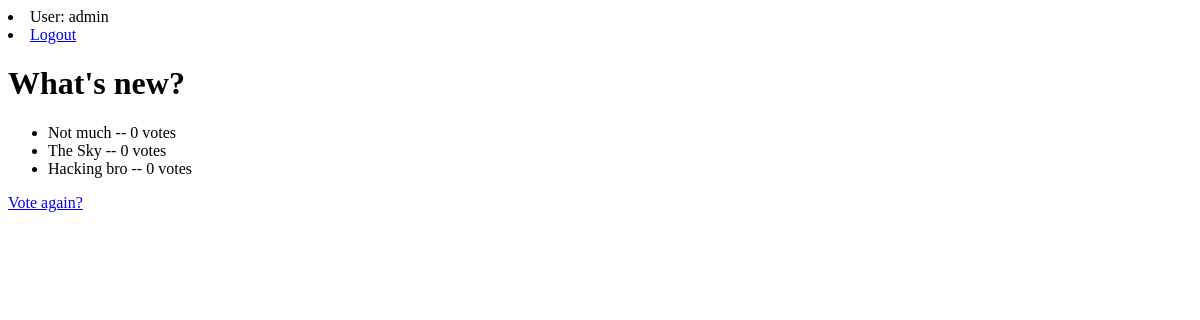
The app's page /polls/1/results/ (signed in), older data.
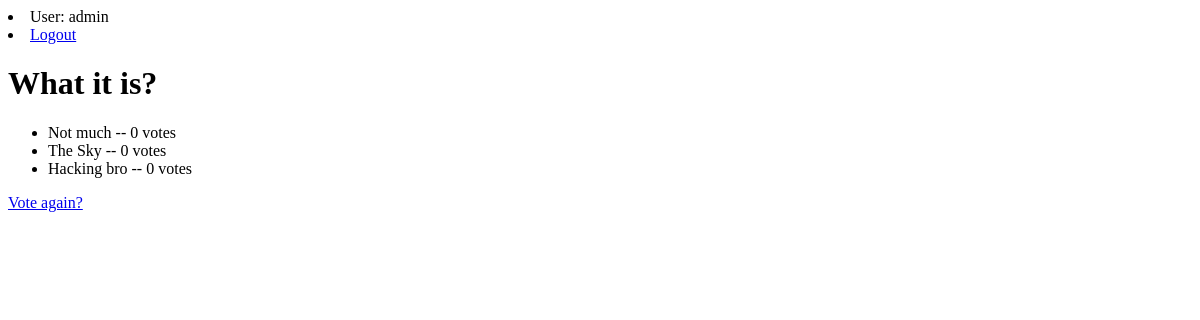
The same page, newer data.
### polls/models.py (models this page shows, shortened)
class Question(models.Model):
    question_text = models.CharField(max_length=200)
    pub_date = models.DateTimeField('date published')
    def was_published_recently(self):
        now = timezone.now()
        return now - datetime.timedelta(days=1) <= self.pub_date <= now
    was_published_recently.admin_order_field = 'pub_date'
    was_published_recently.boolean = True
    was_published_recently.short_description = 'Published recently?'

### polls/views.py (the view)
# urls.py: url(r'^(?P<pk>[0-9]+)/results/$', login_required(views.ResultsView.as_view()), name='results'),
class ResultsView(generic.DetailView):
    model = Question
    template_name = 'polls/results.html'

### polls/templates/polls/results.html
{% extends "base.html" %}
{% block content %}
<h1>{{ question.question_text }}</h1>
<ul>
{% for choice in question.choice_set.all %}
    <li>{{ choice.choice_text }} -- {{ choice.votes }} vote{{ choice.votes|pluralize }}</li>
{% endfor %}
</ul>
<a href="{% url 'polls:detail' question.id %}">Vote again?</a>
{% endblock content %}

Row changes from the older to the newer data that the page shows:
changed Question: question_text "What's new?" → "What it is?"
